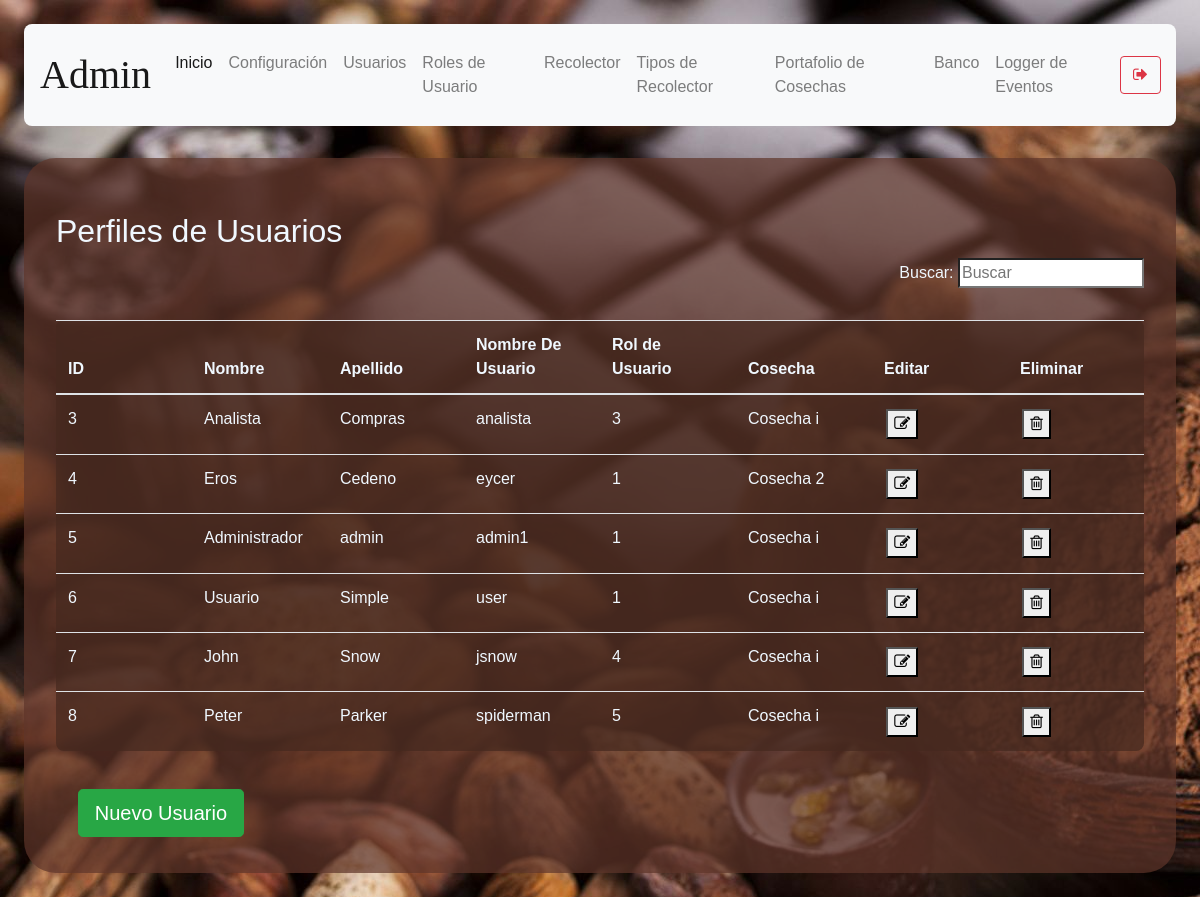
The page /user-management (signed in) on the database its author committed.
### models/user.py (models this page shows, shortened)
class User(db.Model) :
    __tablename__ = "user"
    id = db.Column(db.Integer, primary_key = True)
    name = db.Column(db.String(100), nullable = False)
    last_name = db.Column(db.String(100), nullable = False)
    username = db.Column(db.String(100), unique = True, nullable = False)
    email = db.Column(db.String(100), nullable = True)
    password = db.Column(db.String(100), nullable = False)
    gender = db.Column(db.String(10), nullable = False)
    date_of_birth = db.Column(db.String(10), nullable = False)
    phone = db.Column(db.String(20), nullable = True)
    address = db.Column(db.String(150), nullable = True)
    user_rol_id = db.Column(db.Integer, db.ForeignKey('user_rol.id'))
    F_Harvest = db.Column(db.Integer, db.ForeignKey('harvest.id'))
    def get_user_rol_by_username( self, username ):
        user_rol_id = User.query.filter_by(username = username).first().user_rol_id
        user_rol = User_rol.query.get(user_rol_id).description
        return user_rol

### models/harvest.py (models this page shows, shortened)
class Harvest (db.Model):
    __tablename__ = 'harvest'
    id = db.Column(db.Integer, primary_key = True)
    description = db.Column(db.String(250), nullable = False)
    start_date = db.Column(db.String(10), nullable=False)
    end_date = db.Column(db.String(10), nullable= False)
    status = db.Column(db.String(10), nullable = False)

### routes/user.py (the view)
@user.route('/user-management')
def user_management():
    if( not verify_permissions(session, User) ):
        return redirect(url_for('auth.index'))
    rols = User_rol.query.all()
    users = User.query.all()
    harvests = Harvest.query.all()
    if 'management-status' not in session:
        return render_template('user-management.html', status="",\
            rols = rols, users = users,  harvests = harvests)
    status = session['management-status']
    session.pop('management-status', None)
    return render_template('user-management.html', status=status, \
        rols=rols, users = users, harvests = harvests )

### utils/functions.py (called while the page is built)
def verify_permissions(session, User, allowed=['admin']):
    return 'username' in session and \
    ( allowed == 'all' or User.get_user_rol_by_username(User, session['username']) in allowed)

### templates/user-management.html (shortened to what this page needs)
{% extends "base.html" %}
{% block content %}
    <h2>Perfiles de Usuarios</h2>
    <p align="right">
        Buscar: <input id ="search-bar" onkeyup="searchEngine()" type="search" name="busqueda" placeholder="Buscar">
    </p>
    <table class="table content-table">
        <thead>
            <th>ID</th>
            <th>Nombre</th>
            <th>Apellido</th>
            <th>Nombre De Usuario</th>
            <th>Rol de Usuario</th>
            <th>Cosecha</th>
            <th>Editar</th>
            <th>Eliminar</th>
        </thead>
        <tbody id="table-body-data">
        {% for user in users %}
        {% if user.username != "admin" %}
        <tr>
            <td>{{ user.id }}</td>
            <td>{{ user.name }}</td>
            <td>{{ user.last_name }}</td>
            <td>{{ user.username }}</td>
            <td>{{ user.user_rol_id }}</td>
            {% for harvest in harvests %}
                {% if harvest.id == user.F_Harvest %}
                    <td>{{ harvest.description }}</td>
                {% endif %}
            {% endfor %}
            <td><button onclick="window.location.href=`/user-management/edit-user/{{ user.id }}`"><i class="fa fa-pencil-square-o" aria-hidden="true"></i></button></td>
            <td><button onclick='deleteConfirm( {{user.id}}, "User" )'><i class="fa fa-trash-o" aria-hidden="true"></i></button></td>
        </tr>
        {% endif %}
        {% endfor %}
        </tbody>
    </table>
    <button type="submit" onclick="showForm()" class="btn btn-success btn-lg mb-1">Nuevo Usuario</button>
{% endblock %}

### static/styles/main.css (style rules this page uses)
body { background-color:aliceblue; background-image: url("../media/2316549.jpg"); margin: 2%; font-family: 'Gill Sans', 'Gill Sans MT', Calibri, 'Trebuchet MS', sans-serif; }
button { margin: 2%; }
h1, h2 { margin-top: 2%; }
.content-table { background-color: rgba(69, 40, 31, 0.7); padding: 2em; color:aliceblue; margin-top: 2em; border-radius: .5em; }
table { width:100%; table-layout:fixed; }
td { word-wrap:break-word; }

### rows shown on the page
User: id "3", name "Analista", last_name "Compras", username "analista", user_rol_id "3"
Harvest: description "Cosecha i"
User: id "4", name "Eros", last_name "Cedeno", username "eycer", user_rol_id "1"
Harvest: description "Cosecha 2"
User: id "5", name "Administrador", last_name "admin", username "admin1", user_rol_id "1"
User: id "6", name "Usuario", last_name "Simple", username "user", user_rol_id "1"
User: id "7", name "John", last_name "Snow", username "jsnow", user_rol_id "4"
User: id "8", name "Peter", last_name "Parker", username "spiderman", user_rol_id "5"

### other values the page prints
{{ session['username'] }} "Admin"
